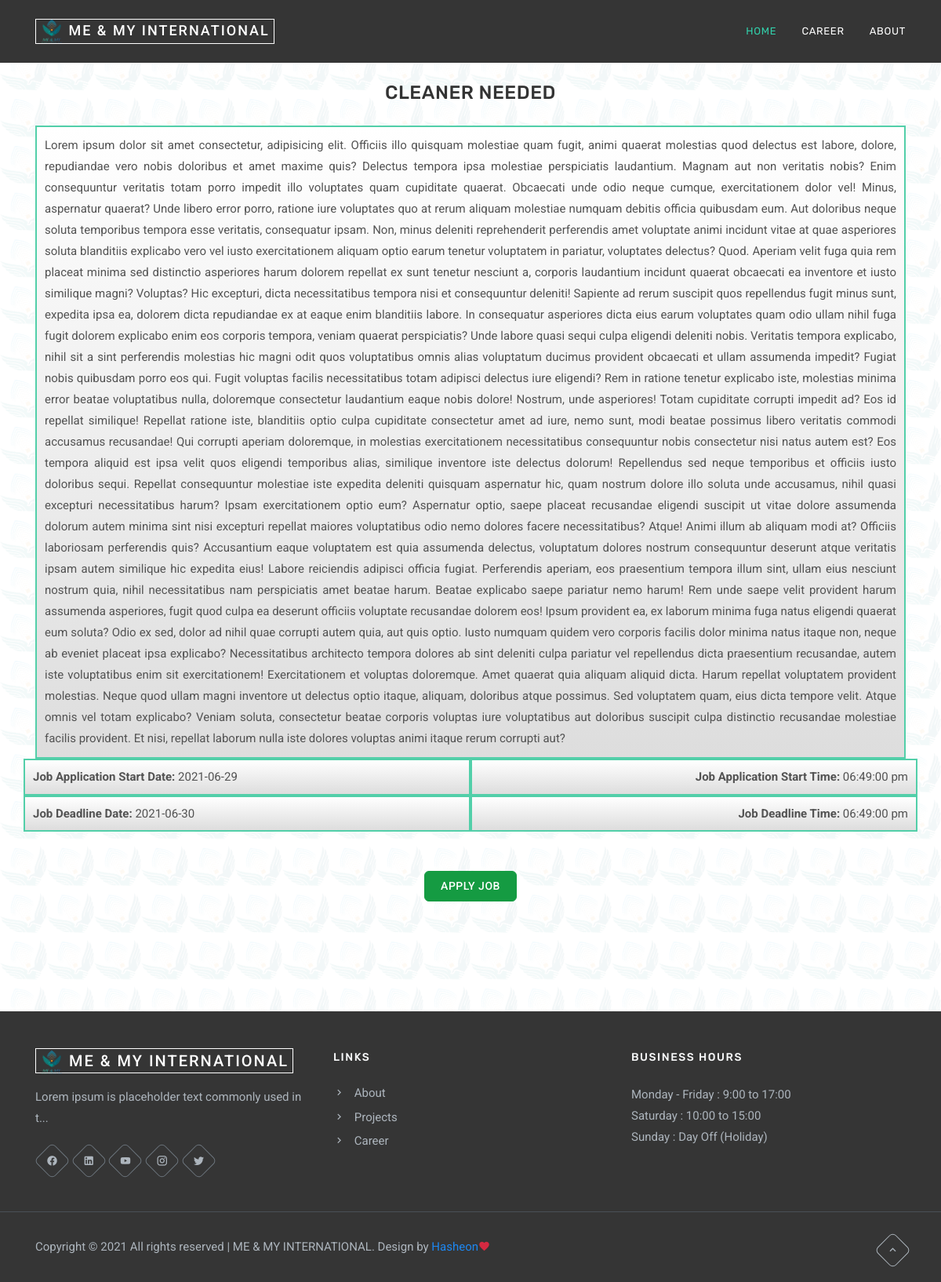
/jobDetails.php?jobid=1, run on the app's committed database.
### tables this page shows
CREATE TABLE `site_setting` (
  `site_setting_name` varchar(255) NOT NULL,
  `site_setting_title` varchar(255) NOT NULL,
  `site_setting_slogan` varchar(255) NOT NULL,
  `site_setting_adress` varchar(255) NOT NULL,
  `site_setting_phone` varchar(255) NOT NULL,
  `site_setting_email` varchar(255) NOT NULL,
  `site_setting_description` text NOT NULL,
  `site_setting_business_hour` text NOT NULL,
  `site_setting_logo` varchar(255) NOT NULL,
  `site_setting_icon` varchar(255) NOT NULL,
  `site_setting_last_update_date` varchar(255) NOT NULL,
  `site_setting_last_update_time` varchar(255) NOT NULL
);

CREATE TABLE `plugin_database` (
  `plugin_id` int(255) NOT NULL,
  `plugin_name` varchar(255) NOT NULL,
  `plugin_action` varchar(255) NOT NULL,
  `plugin_created_date` varchar(255) NOT NULL,
  `plugin_created_time` varchar(255) NOT NULL
);

CREATE TABLE `jobs` (
  `jobs_id` int(255) NOT NULL,
  `jobs_title` varchar(255) NOT NULL,
  `jobs_details` varchar(255) NOT NULL,
  `jobs_discription` text NOT NULL,
  `jobs_file` varchar(255) NOT NULL,
  `jobs_application_start_date` varchar(255) NOT NULL,
  `jobs_application_start_time` varchar(255) NOT NULL,
  `jobs_deadline_date` varchar(255) NOT NULL,
  `jobs_deadline_time` varchar(255) NOT NULL,
  `jobs_created_date` varchar(255) NOT NULL,
  `jobs_created_time` varchar(255) NOT NULL
);

### jobDetails.php (the view, shortened to what this page needs)
<?php
if(!empty($_GET['jobid'])){
    $jobId = $_GET['jobid'];
    include("header.inc.php"); ?>
        <section class="section">
            <div class="container">
                <div class="row justify-content-center">
                    <div class="col-12">
                            <?php
    $jobDetailsQuery = $db->query("SELECT * FROM jobs WHERE `jobs_id` = '$jobId' ") or die('could not search!');
        while ($row = mysqli_fetch_array($jobDetailsQuery)) {
            $jobs_id = $row['jobs_id'];
            $jobs_title = $row['jobs_title'];
            $jobs_discription = $row['jobs_discription'];
            $jobs_application_start_date = $row['jobs_application_start_date'];
            $jobs_application_start_time = $row['jobs_application_start_time'];
            $jobs_deadline_date = $row['jobs_deadline_date'];
            $jobs_deadline_time = $row['jobs_deadline_time'];
?>
                        <div class="section-title">
                            <h4 class="title text-uppercase mb-4 text-center"><?php echo $jobs_title; ?></h4>
                            <p class="mx-auto mb-0" style="border: 2px solid #52CFA9;padding: 10px;background: linear-gradient(to top, #ddd, #fff);text-align: justify"><?php echo $jobs_discription; ?></p>
                            <div class="row">
                                <div class="col-6 text-left" style="border: 2px solid #52CFA9;padding: 10px;background: linear-gradient(to top, #ddd, #fff)"><b>Job Application Start Date:</b> <?php echo $jobs_application_start_date; ?></div>
                                <div class="col-6 text-right" style="border: 2px solid #52CFA9;padding: 10px;background: linear-gradient(to top, #ddd, #fff)"><b>Job Application Start Time:</b> <?php echo date("h:i:s a", strtotime($jobs_application_start_time)); ?></div>
                            </div>
                            <div class="row">
                                <div class="col-6 text-left" style="border: 2px solid #52CFA9;padding: 10px;background: linear-gradient(to top, #ddd, #fff)"><b>Job Deadline Date:</b> <?php echo $jobs_deadline_date; ?></div>
                                <div class="col-6 text-right" style="border: 2px solid #52CFA9;padding: 10px;background: linear-gradient(to top, #ddd, #fff)"><b>Job Deadline Time:</b> <?php echo date("h:i:s a", strtotime($jobs_deadline_time)); ?></div>
                            </div>
                            <a class="btn btn-success text-uppercase" style="display: flex;width: max-content;margin:0 auto; margin-top: 50px" href="applyJob.php?jobid=<?php echo $jobs_id; ?>">Apply Job</a>
                        </div>
<?php } ?>
                    </div>
                </div>
            </div>
        </section>
<?php include("footer.inc.php");
}else{
    header('location: index.php');
}
?>

### header.inc.php (shortened to what this page needs)
<?php
    include ("core.php");
?>
<!DOCTYPE html>
    <html lang="en">
    <head>
        <?php
    $site_setting_query = $db->query("SELECT * FROM site_setting") or die('could not search!');
        while ($row = mysqli_fetch_array($site_setting_query)) {
?>
        <link href="css/magnific-popup.css" rel="stylesheet" type="text/css" />
        <link href="css/bootstrap.min.css" rel="stylesheet" type="text/css" />
        <link href="css/uikit.min.css" rel="stylesheet" type="text/css" />
        <link href="127/vendor/fontawesome-free/css/all.min.css" rel="stylesheet" type="text/css">
        <link href="css/materialdesignicons.min.css" rel="stylesheet" type="text/css" />
        <link href="css/style.css" rel="stylesheet" type="text/css" />
        <link rel="stylesheet" href="css/slick-theme.css"/>
        <link rel="stylesheet" href="css/slick.css"/>
        <?php } ?>
    </head>
    <body>
        <nav class="navbar navbar-expand-lg fixed-top navbar-custom navbar-light sticky">
    		<div class="container">
        <?php
    $site_setting_query = $db->query("SELECT * FROM site_setting") or die('could not search!');
        while ($row = mysqli_fetch_array($site_setting_query)) {
            $site_setting_name = $row['site_setting_name'];
            $site_setting_icon = $row['site_setting_icon'];
?>
			    <a class="navbar-brand" href="index.php"><img src="images/<?php echo $site_setting_icon; ?>" alt="<?php echo $site_setting_name; ?>" width="30px"> <?php echo $site_setting_name; ?></a>
<?php } ?>
			    <div class="collapse navbar-collapse" id="navbarCollapse">
			        <ul class="navbar-nav ml-auto">
			            <li class="nav-item active">
                            <a class="nav-link" href="index.php">Home</a>
                        </li>
<?php
$aboutMenuQuery = $db->query("SELECT * FROM plugin_database WHERE `plugin_name` = 'career' ") or die('could not find!');
while ($row = mysqli_fetch_array($aboutMenuQuery)){
    $plugin_action = $row['plugin_action'];
    if($plugin_action == 'show'){
?>
                        <li class="nav-item">
                            <a class="nav-link" href="career.php">Career</a>
                        </li>
<?php }} ?>
<?php
$aboutMenuQuery = $db->query("SELECT * FROM plugin_database WHERE `plugin_name` = 'about' ") or die('could not find!');
while ($row = mysqli_fetch_array($aboutMenuQuery)){
    $plugin_action = $row['plugin_action'];
    if($plugin_action == 'show'){
?>
                        <li class="nav-item">
                            <a class="nav-link" href="about.php">About</a>
                        </li>
<?php }} ?>
                    </ul>
			    </div>
		    </div>
		</nav>

### footer.inc.php (shortened to what this page needs)
        <footer class="footer py-5 bg-dark">
            <div class="container">
                <div class="row">
                    <div class="col-lg-4 col-md-12">
<?php
    $siteSettingsQuery = $db->query("SELECT * FROM site_setting") or die('could not search!');
        while ($row = mysqli_fetch_array($siteSettingsQuery)) {
            $site_setting_name = $row['site_setting_name'];
            $site_setting_slogan = $row['site_setting_slogan'];
?>
                        <a class="footer-logo" href="index.php"><img src="images/<?php echo $site_setting_icon; ?>" alt="<?php echo $site_setting_name; ?>" width="30px"> <?php echo $site_setting_name; ?></a>
                        <p class="text-foot mt-3"><?php echo $site_setting_slogan; ?></p>
<?php
        }
?>
                        <ul class="list-unstyled social-icon social mb-0 mt-4">
                            <li class="list-inline-item"><a href="javascript:void(0)"><i class="mdi mdi-facebook" title="Facebook"></i></a></li>
                            <li class="list-inline-item"><a href="javascript:void(0)"><i class="mdi mdi-linkedin" title="Linkedin"></i></a></li>
                            <li class="list-inline-item"><a href="javascript:void(0)"><i class="mdi mdi-youtube" title="Youtube"></i></a></li>
                            <li class="list-inline-item"><a href="javascript:void(0)"><i class="mdi mdi-instagram" title="Instagram"></i></a></li>
                            <li class="list-inline-item"><a href="javascript:void(0)"><i class="mdi mdi-twitter" title="Twitter"></i></a></li>
                        </ul>
                    </div>
                    <div class="col-lg-4 col-md-3 mt-4 pt-2 mt-lg-0 pt-lg-0">
                        <h4 class="text-light text-uppercase footer-head">Links</h4>
                        <ul class="list-unstyled footer-list mt-4 mb-0">
<?php
$aboutMenuQuery = $db->query("SELECT * FROM plugin_database WHERE `plugin_name` = 'about' ") or die('could not find!');
while ($row = mysqli_fetch_array($aboutMenuQuery)){
    $plugin_action = $row['plugin_action'];
    if($plugin_action == 'show'){
?>
                            <li class="mt-2"><a href="about.php" class="text-foot"><i class="mdi mdi-chevron-right mr-2"></i> About</a></li>
<?php }} ?>
<?php
$aboutMenuQuery = $db->query("SELECT * FROM plugin_database WHERE `plugin_name` = 'projects' ") or die('could not find!');
while ($row = mysqli_fetch_array($aboutMenuQuery)){
    $plugin_action = $row['plugin_action'];
    if($plugin_action == 'show'){
?>
                            <li class="mt-2"><a href="projects.php" class="text-foot"><i class="mdi mdi-chevron-right mr-2"></i> Projects</a></li>
<?php }} ?>
<?php
$aboutMenuQuery = $db->query("SELECT * FROM plugin_database WHERE `plugin_name` = 'career' ") or die('could not find!');
while ($row = mysqli_fetch_array($aboutMenuQuery)){
    $plugin_action = $row['plugin_action'];
    if($plugin_action == 'show'){
?>
                            <li class="mt-2"><a href="career.php" class="text-foot"><i class="mdi mdi-chevron-right mr-2"></i> Career</a></li>
<?php }} ?>
                        </ul>
                    </div>
                    <div class="col-lg-4 col-md-4 mt-4 pt-2 mt-lg-0 pt-lg-0">
                        <h4 class="text-light text-uppercase footer-head">Business Hours</h4>
<?php
    $businessHoursQuery =$db->query("SELECT * FROM site_setting");
        while($row = mysqli_fetch_array($businessHoursQuery)){
            $site_setting_business_hour = $row['site_setting_business_hour'];
?>
                        <p class="list-unstyled text-foot mt-4 mb-0">
                            <?php echo $site_setting_business_hour?>
                        </p>
<?php } ?>
                    </div>
                </div>
            </div>
        </footer>
        <footer class="footer py-4 footer-bar bg-dark">
            <div class="container text-foot text-center">
                <div class="row align-items-center">
                    <div class="col-sm-8">
                        <div class="text-sm-left">
<?php
    $siteSettingsQuery = $db->query("SELECT * FROM site_setting") or die('could not search!');
        while ($row = mysqli_fetch_array($siteSettingsQuery)) {
            $site_setting_name = $row['site_setting_name'];
?>
                            <p class="mb-0">Copyright &copy; <?php echo date('Y');?> All rights reserved | <span class="text-uppercase"><?php echo $site_setting_name; ?></span>. Design  by <a href="https://hasheon.com">Hasheon</a><i class="mdi mdi-heart text-danger"></i></p>
<?php
        }
?>
                        </div>
                    </div>
                    <div class="col-sm-4 mt-4 mt-sm-0 pt-2 pt-sm-2">
                        <div class="text-sm-right">
                            <a href="#" class="back-to-top rounded d-inline-block text-center" id="back-to-top">
                                <i class="mdi mdi-chevron-up d-block"> </i>
                            </a>
                        </div>
                    </div>
                </div>
            </div>
        </footer>
    </body>
</html>

### css/style.css (style rules this page uses)
h4 { font-size: 24px; }
.text-danger { color: #D52941 !important; }
.bg-dark { background-color: #353535 !important; }
.list-inline-item:not(:last-child) { margin-right: 0px; margin-bottom: 0px; }
.rounded { border-radius: 6px !important; }
body { font-family: "Roboto", sans-serif; overflow-x: hidden !important; font-size: 15px; color: #535353; }
h1, h2, h3, h4, h5, h6, .h1, .h2, .h3, .h4, .h5, .h6 { font-family: "Rubik", sans-serif; line-height: 1.5; font-weight: 600; }
a { text-decoration: none !important; }
p { line-height: 1.8; }
.section { padding-top: 100px; padding-bottom: 100px; position: relative; }
.section-title { position: relative; margin-bottom: 40px; }
.section-title .title { letter-spacing: 0.5px; font-size: 24px; font-weight: 500; }
.btn-success { background-color: #159B42 !important; border: 1px solid #159B42 !important; color: #ffffff !important; }
.btn { padding: 8px 20px; outline: none; text-decoration: none; font-size: 14px; letter-spacing: 0.5px; -webkit-transition: all 0.3s; transition: all 0.3s; font-weight: 500; border-radius: 6px; }
.back-to-top { width: 33px; height: 33px; line-height: 31px; color: #adb5bd; border: 1px solid #adb5bd; -webkit-transition: all 0.8s ease; transition: all 0.8s ease; -webkit-transform: rotate(45deg); transform: rotate(45deg); }
.back-to-top i { font-size: 16px; -webkit-transform: rotate(-45deg); transform: rotate(-45deg); }
.social-icon li a { position: relative; display: inline-block; width: 33px; height: 33px; margin: 0 5px; line-height: 33px !important; text-align: center; color: #535353; }
.social-icon li a:before { position: absolute; content: ''; top: 0; left: 0; display: inline-block; width: 100%; height: 100%; border: 1px solid #dee2e6; border-radius: 6px; -webkit-transition: all 0.5s ease; transition: all 0.5s ease; -webkit-transform: rotate(45deg); transform: rotate(45deg); }
.social-icon li a i { position: relative; top: 0; left: 0; -webkit-transition: all 0.5s ease; transition: all 0.5s ease; }
.social-icon.social li a { color: #adb5bd; }
.social-icon.social li a::before { border-color: #6c757d; }
.navbar-custom { padding: 20px 0; width: 100%; border-radius: 0px; z-index: 999; margin-bottom: 0px; -webkit-transition: all 0.5s ease-in-out; transition: all 0.5s ease-in-out; background: #353535; position: fixed; }
.navbar-custom .navbar-brand { color: #ffffff !important; font-weight: 500; font-size: 18px; text-transform: uppercase; letter-spacing: 2px; border: 1px solid; padding: 0px 5px; }
.navbar-custom .navbar-nav li a { color: #ffffff !important; font-size: 13px; background-color: transparent !important; margin: 0 8px; letter-spacing: 0.7px; line-height: 24px; text-transform: uppercase; -webkit-transition: all 0.5s; transition: all 0.5s; font-family: "Rubik", sans-serif; }
.navbar-custom .navbar-nav li.active a { color: #32cfaa !important; }
.navbar-custom .navbar-nav .nav-item:last-child .nav-link { margin-right: 0; padding-right: 0; }
.footer { position: relative; }
.footer .footer-logo { color: #ffffff !important; font-weight: 500; font-size: 20px; text-transform: uppercase; letter-spacing: 2px; border: 1px solid #ffffff; padding: 3px 5px; }
.footer .footer-head { font-size: 14px; letter-spacing: 1.5px; font-weight: 500; }
.footer .footer-list a { -webkit-transition: all 0.5s ease; transition: all 0.5s ease; }
.footer .text-foot { color: #adb5bd; }
.footer.footer-bar { border-top: 1px solid #495057; }

### data on the page
site_setting: site_setting_icon (picture), site_setting_name "ME & MY INTERNATIONAL", site_setting_slogan "Lorem ipsum is placeholder text commonly used in t...", site_setting_business_hour "Monday - Friday : 9:00 to 17:00 Saturday : 10:00 to 15:00 Sunday : Day Off (Holiday)"
plugin_database: plugin_action "CAREER"
plugin_database: plugin_action "ABOUT"
jobs: jobs_title "CLEANER NEEDED", jobs_discription "Lorem ipsum dolor sit amet consectetur, adipisicing elit. Officiis illo quisquam molestiae quam fugit, animi quaerat molestias quod delectus est labore, dolore, repudiandae vero nobis doloribus et amet maxime quis? Delectus tempora ipsa molestiae perspiciatis laudantium. Magnam aut non veritatis nobis? Enim consequuntur veritatis totam porro impedit illo voluptates quam cupiditate quaerat. Obcaecati unde odio neque cumque, exercitationem dolor vel! Minus, aspernatur quaerat? Unde libero error porro, ratione iure voluptates quo at rerum aliquam molestiae numquam debitis officia quibusdam eum. Aut doloribus neque soluta temporibus tempora esse veritatis, consequatur ipsam. Non, minus deleniti…", jobs_application_start_date "2021-06-29", jobs_application_start_time "06:49:00 pm", jobs_deadline_date "2021-06-30", jobs_deadline_time "06:49:00 pm"
plugin_database: plugin_action "show" (drawn)
